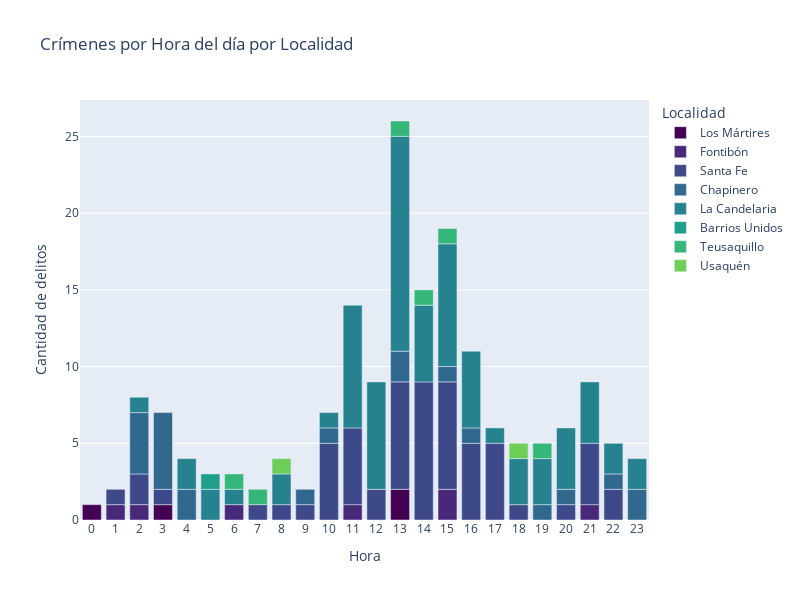

This figure's notebook cell:
### Code cell
hourly_loc_crimes_df = crimesperhourperloc(df_crimes).sort_values(by='HORA', ascending=True)

fig = px.bar(hourly_loc_crimes_df, x=hourly_loc_crimes_df["HORA"], y=hourly_loc_crimes_df["FRECUENCIA"], 
             color='Localidad',
             title='Crímenes por Hora del día por Localidad',
             category_orders={"HORA": [0,1,2,3,4,5,6,7,8,9,10,11,12,13,14,15,16,17,18,19,20,21,22,23]},
             width=800, 
             height=600,
             #color_discrete_sequence=px.colors.sequential.YlGnBu_r,
             color_discrete_sequence=px.colors.sequential.Viridis,
             labels={'FRECUENCIA':'Cantidad de delitos','HORA':'Hora'})
fig.update_xaxes(type='category')
fig.show()

### Figure 1 — Plotly figure (JSON) as saved in the notebook; plotly's stock layout.template omitted (floating-point values rounded to 4 significant figures)
{"data": [{"alignmentgroup": "True", "hovertemplate": "Localidad=Los Mártires<br>Hora=%{x}<br>Cantidad de delitos=%{y}<extra></extra>", "legendgroup": "Los Mártires", "marker": {"color": "#440154", "pattern": {"shape": ""}}, "name": "Los Mártires", "offsetgroup": "Los Mártires", "orientation": "v", "showlegend": true, "textposition": "auto", "type": "bar", "x": [0, 3, 13], "xaxis": "x", "y": [1, 1, 2], "yaxis": "y"}, {"alignmentgroup": "True", "hovertemplate": "Localidad=Fontibón<br>Hora=%{x}<br>Cantidad de delitos=%{y}<extra></extra>", "legendgroup": "Fontibón", "marker": {"color": "#482878", "pattern": {"shape": ""}}, "name": "Fontibón", "offsetgroup": "Fontibón", "orientation": "v", "showlegend": true, "textposition": "auto", "type": "bar", "x": [1, 2, 6, 11, 15, 21], "xaxis": "x", "y": [1, 1, 1, 1, 2, 1], "yaxis": "y"}, {"alignmentgroup": "True", "hovertemplate": "Localidad=Santa Fe<br>Hora=%{x}<br>Cantidad de delitos=%{y}<extra></extra>", "legendgroup": "Santa Fe", "marker": {"color": "#3e4989", "pattern": {"shape": ""}}, "name": "Santa Fe", "offsetgroup": "Santa Fe", "orientation": "v", "showlegend": true, "textposition": "auto", "type": "bar", "x": [1, 2, 3, 7, 8, 9, 10, 11, 12, 13, 14, 15, 16, 17, 18, 20, 21, 22], "xaxis": "x", "y": [1, 2, 1, 1, 1, 1, 5, 5, 2, 7, 9, 7, 5, 5, 1, 1, 4, 2], "yaxis": "y"}, {"alignmentgroup": "True", "hovertemplate": "Localidad=Chapinero<br>Hora=%{x}<br>Cantidad de delitos=%{y}<extra></extra>", "legendgroup": "Chapinero", "marker": {"color": "#31688e", "pattern": {"shape": ""}}, "name": "Chapinero", "offsetgroup": "Chapinero", "orientation": "v", "showlegend": true, "textposition": "auto", "type": "bar", "x": [2, 3, 4, 9, 10, 13, 15, 16, 19, 20, 22, 23], "xaxis": "x", "y": [4, 5, 2, 1, 1, 2, 1, 1, 1, 1, 1, 2], "yaxis": "y"}, {"alignmentgroup": "True", "hovertemplate": "Localidad=La Candelaria<br>Hora=%{x}<br>Cantidad de delitos=%{y}<extra></extra>", "legendgroup": "La Candelaria", "marker": {"color": "#26828e", "pattern": {"shape": ""}}, "name": "La Candelaria", "offsetgroup": "La Candelaria", "orientation": "v", "showlegend": true, "textposition": "auto", "type": "bar", "x": [2, 4, 5, 6, 8, 10, 11, 12, 13, 14, 15, 16, 17, 18, 19, 20, 21, 22, 23], "xaxis": "x", "y": [1, 2, 2, 1, 2, 1, 8, 7, 14, 5, 8, 5, 1, 3, 3, 4, 4, 2, 2], "yaxis": "y"}, {"alignmentgroup": "True", "hovertemplate": "Localidad=Barrios Unidos<br>Hora=%{x}<br>Cantidad de delitos=%{y}<extra></extra>", "legendgroup": "Barrios Unidos", "marker": {"color": "#1f9e89", "pattern": {"shape": ""}}, "name": "Barrios Unidos", "offsetgroup": "Barrios Unidos", "orientation": "v", "showlegend": true, "textposition": "auto", "type": "bar", "x": [5], "xaxis": "x", "y": [1], "yaxis": "y"}, {"alignmentgroup": "True", "hovertemplate": "Localidad=Teusaquillo<br>Hora=%{x}<br>Cantidad de delitos=%{y}<extra></extra>", "legendgroup": "Teusaquillo", "marker": {"color": "#35b779", "pattern": {"shape": ""}}, "name": "Teusaquillo", "offsetgroup": "Teusaquillo", "orientation": "v", "showlegend": true, "textposition": "auto", "type": "bar", "x": [6, 7, 13, 14, 15, 19], "xaxis": "x", "y": [1, 1, 1, 1, 1, 1], "yaxis": "y"}, {"alignmentgroup": "True", "hovertemplate": "Localidad=Usaquén<br>Hora=%{x}<br>Cantidad de delitos=%{y}<extra></extra>", "legendgroup": "Usaquén", "marker": {"color": "#6ece58", "pattern": {"shape": ""}}, "name": "Usaquén", "offsetgroup": "Usaquén", "orientation": "v", "showlegend": true, "textposition": "auto", "type": "bar", "x": [8, 18], "xaxis": "x", "y": [1, 1], "yaxis": "y"}], "layout": {"barmode": "relative", "height": 600, "legend": {"title": {"text": "Localidad"}, "tracegroupgap": 0}, "title": {"text": "Crímenes por Hora del día por Localidad"}, "width": 800, "xaxis": {"anchor": "y", "categoryarray": [0, 1, 2, 3, 4, 5, 6, 7, 8, 9, 10, 11, 12, 13, 14, 15, 16, 17, 18, 19, 20, 21, 22, 23], "categoryorder": "array", "domain": [0, 1], "title": {"text": "Hora"}, "type": "category"}, "yaxis": {"anchor": "x", "domain": [0, 1], "title": {"text": "Cantidad de delitos"}}}}
